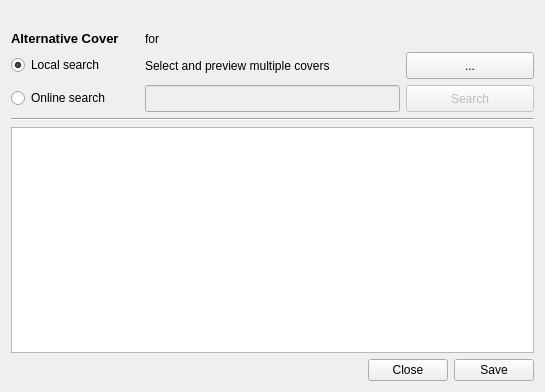
<?xml version="1.0" encoding="UTF-8"?>
<ui version="4.0">
 <class>AlternativeCovers</class>
 <widget class="QDialog" name="AlternativeCovers">
  <property name="geometry">
   <rect>
    <x>0</x>
    <y>0</y>
    <width>545</width>
    <height>392</height>
   </rect>
  </property>
  <property name="windowTitle">
   <string>Search alternative image</string>
  </property>
  <layout class="QGridLayout" name="gridLayout">
   <item row="0" column="0" colspan="4">
    <widget class="QLabel" name="lab_title">
     <property name="font">
      <font>
       <weight>75</weight>
       <bold>true</bold>
      </font>
     </property>
     <property name="text">
      <string/>
     </property>
    </widget>
   </item>
   <item row="3" column="3">
    <widget class="QPushButton" name="btn_search">
     <property name="enabled">
      <bool>false</bool>
     </property>
     <property name="sizePolicy">
      <sizepolicy hsizetype="Fixed" vsizetype="Fixed">
       <horstretch>0</horstretch>
       <verstretch>0</verstretch>
      </sizepolicy>
     </property>
     <property name="minimumSize">
      <size>
       <width>50</width>
       <height>27</height>
      </size>
     </property>
     <property name="maximumSize">
      <size>
       <width>156113</width>
       <height>27</height>
      </size>
     </property>
     <property name="focusPolicy">
      <enum>Qt::StrongFocus</enum>
     </property>
     <property name="text">
      <string>Search</string>
     </property>
    </widget>
   </item>
   <item row="2" column="3">
    <widget class="QPushButton" name="btn_file">
     <property name="minimumSize">
      <size>
       <width>0</width>
       <height>27</height>
      </size>
     </property>
     <property name="maximumSize">
      <size>
       <width>16777215</width>
       <height>27</height>
      </size>
     </property>
     <property name="focusPolicy">
      <enum>Qt::StrongFocus</enum>
     </property>
     <property name="text">
      <string>...</string>
     </property>
    </widget>
   </item>
   <item row="3" column="1" colspan="2">
    <widget class="QLineEdit" name="le_search">
     <property name="enabled">
      <bool>false</bool>
     </property>
     <property name="minimumSize">
      <size>
       <width>0</width>
       <height>27</height>
      </size>
     </property>
     <property name="maximumSize">
      <size>
       <width>16777215</width>
       <height>27</height>
      </size>
     </property>
     <property name="focusPolicy">
      <enum>Qt::ClickFocus</enum>
     </property>
    </widget>
   </item>
   <item row="3" column="0">
    <widget class="QRadioButton" name="rb_online">
     <property name="focusPolicy">
      <enum>Qt::StrongFocus</enum>
     </property>
     <property name="text">
      <string>Online search</string>
     </property>
    </widget>
   </item>
   <item row="2" column="0">
    <widget class="QRadioButton" name="rb_local">
     <property name="focusPolicy">
      <enum>Qt::StrongFocus</enum>
     </property>
     <property name="text">
      <string>Local search</string>
     </property>
     <property name="checked">
      <bool>true</bool>
     </property>
    </widget>
   </item>
   <item row="2" column="1" colspan="2">
    <widget class="QLabel" name="label">
     <property name="text">
      <string>Select and preview multiple covers</string>
     </property>
    </widget>
   </item>
   <item row="5" column="0" colspan="4">
    <widget class="QTableView" name="tv_images">
     <property name="enabled">
      <bool>true</bool>
     </property>
     <property name="minimumSize">
      <size>
       <width>520</width>
       <height>220</height>
      </size>
     </property>
     <property name="verticalScrollBarPolicy">
      <enum>Qt::ScrollBarAsNeeded</enum>
     </property>
     <property name="tabKeyNavigation">
      <bool>false</bool>
     </property>
     <property name="showDropIndicator" stdset="0">
      <bool>false</bool>
     </property>
     <property name="dragDropOverwriteMode">
      <bool>false</bool>
     </property>
     <property name="selectionMode">
      <enum>QAbstractItemView::SingleSelection</enum>
     </property>
     <property name="verticalScrollMode">
      <enum>QAbstractItemView::ScrollPerPixel</enum>
     </property>
     <property name="horizontalScrollMode">
      <enum>QAbstractItemView::ScrollPerPixel</enum>
     </property>
     <property name="showGrid">
      <bool>false</bool>
     </property>
     <property name="gridStyle">
      <enum>Qt::NoPen</enum>
     </property>
     <property name="cornerButtonEnabled">
      <bool>false</bool>
     </property>
     <attribute name="horizontalHeaderVisible">
      <bool>false</bool>
     </attribute>
     <attribute name="horizontalHeaderHighlightSections">
      <bool>false</bool>
     </attribute>
     <attribute name="horizontalHeaderMinimumSectionSize">
      <number>100</number>
     </attribute>
     <attribute name="verticalHeaderVisible">
      <bool>false</bool>
     </attribute>
     <attribute name="verticalHeaderDefaultSectionSize">
      <number>100</number>
     </attribute>
     <attribute name="verticalHeaderHighlightSections">
      <bool>false</bool>
     </attribute>
     <attribute name="verticalHeaderMinimumSectionSize">
      <number>100</number>
     </attribute>
    </widget>
   </item>
   <item row="6" column="0" colspan="4">
    <layout class="QHBoxLayout" name="horizontalLayout">
     <item>
      <widget class="QLabel" name="lab_status">
       <property name="text">
        <string/>
       </property>
      </widget>
     </item>
     <item>
      <spacer name="horizontalSpacer">
       <property name="orientation">
        <enum>Qt::Horizontal</enum>
       </property>
       <property name="sizeHint" stdset="0">
        <size>
         <width>40</width>
         <height>20</height>
        </size>
       </property>
      </spacer>
     </item>
     <item>
      <widget class="QPushButton" name="btn_cancel">
       <property name="sizePolicy">
        <sizepolicy hsizetype="Minimum" vsizetype="Minimum">
         <horstretch>0</horstretch>
         <verstretch>0</verstretch>
        </sizepolicy>
       </property>
       <property name="minimumSize">
        <size>
         <width>80</width>
         <height>0</height>
        </size>
       </property>
       <property name="focusPolicy">
        <enum>Qt::StrongFocus</enum>
       </property>
       <property name="text">
        <string>Close</string>
       </property>
      </widget>
     </item>
     <item>
      <widget class="QPushButton" name="btn_save">
       <property name="sizePolicy">
        <sizepolicy hsizetype="Minimum" vsizetype="Minimum">
         <horstretch>0</horstretch>
         <verstretch>0</verstretch>
        </sizepolicy>
       </property>
       <property name="minimumSize">
        <size>
         <width>80</width>
         <height>0</height>
        </size>
       </property>
       <property name="focusPolicy">
        <enum>Qt::StrongFocus</enum>
       </property>
       <property name="text">
        <string>Save</string>
       </property>
       <property name="icon">
        <iconset>
         <normaloff>:/icons/save.svg.png</normaloff>:/icons/save.svg.png</iconset>
       </property>
       <property name="iconSize">
        <size>
         <width>16</width>
         <height>16</height>
        </size>
       </property>
      </widget>
     </item>
    </layout>
   </item>
   <item row="4" column="0" colspan="4">
    <widget class="Line" name="line">
     <property name="orientation">
      <enum>Qt::Horizontal</enum>
     </property>
    </widget>
   </item>
   <item row="1" column="0">
    <widget class="QLabel" name="label_2">
     <property name="font">
      <font>
       <pointsize>10</pointsize>
       <weight>75</weight>
       <bold>true</bold>
      </font>
     </property>
     <property name="text">
      <string>Alternative Cover</string>
     </property>
    </widget>
   </item>
   <item row="1" column="1" colspan="3">
    <widget class="QLabel" name="lab_info">
     <property name="text">
      <string>for</string>
     </property>
    </widget>
   </item>
  </layout>
 </widget>
 <resources/>
 <connections>
  <connection>
   <sender>rb_online</sender>
   <signal>toggled(bool)</signal>
   <receiver>btn_search</receiver>
   <slot>setEnabled(bool)</slot>
   <hints>
    <hint type="sourcelabel">
     <x>71</x>
     <y>75</y>
    </hint>
    <hint type="destinationlabel">
     <x>466</x>
     <y>75</y>
    </hint>
   </hints>
  </connection>
  <connection>
   <sender>rb_online</sender>
   <signal>toggled(bool)</signal>
   <receiver>btn_file</receiver>
   <slot>setDisabled(bool)</slot>
   <hints>
    <hint type="sourcelabel">
     <x>71</x>
     <y>75</y>
    </hint>
    <hint type="destinationlabel">
     <x>466</x>
     <y>42</y>
    </hint>
   </hints>
  </connection>
  <connection>
   <sender>rb_online</sender>
   <signal>toggled(bool)</signal>
   <receiver>le_search</receiver>
   <slot>setEnabled(bool)</slot>
   <hints>
    <hint type="sourcelabel">
     <x>71</x>
     <y>75</y>
    </hint>
    <hint type="destinationlabel">
     <x>269</x>
     <y>75</y>
    </hint>
   </hints>
  </connection>
  <connection>
   <sender>rb_online</sender>
   <signal>toggled(bool)</signal>
   <receiver>label</receiver>
   <slot>setDisabled(bool)</slot>
   <hints>
    <hint type="sourcelabel">
     <x>72</x>
     <y>75</y>
    </hint>
    <hint type="destinationlabel">
     <x>268</x>
     <y>42</y>
    </hint>
   </hints>
  </connection>
 </connections>
</ui>
